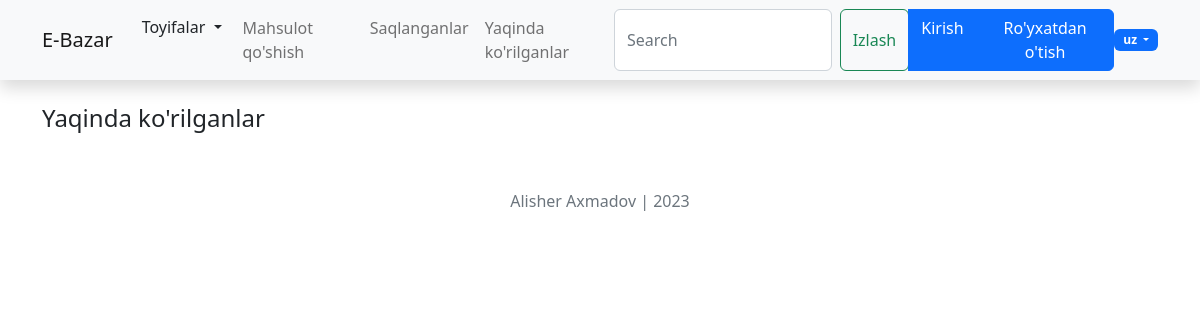
/uz/, run on an earlier commit of the app's database.
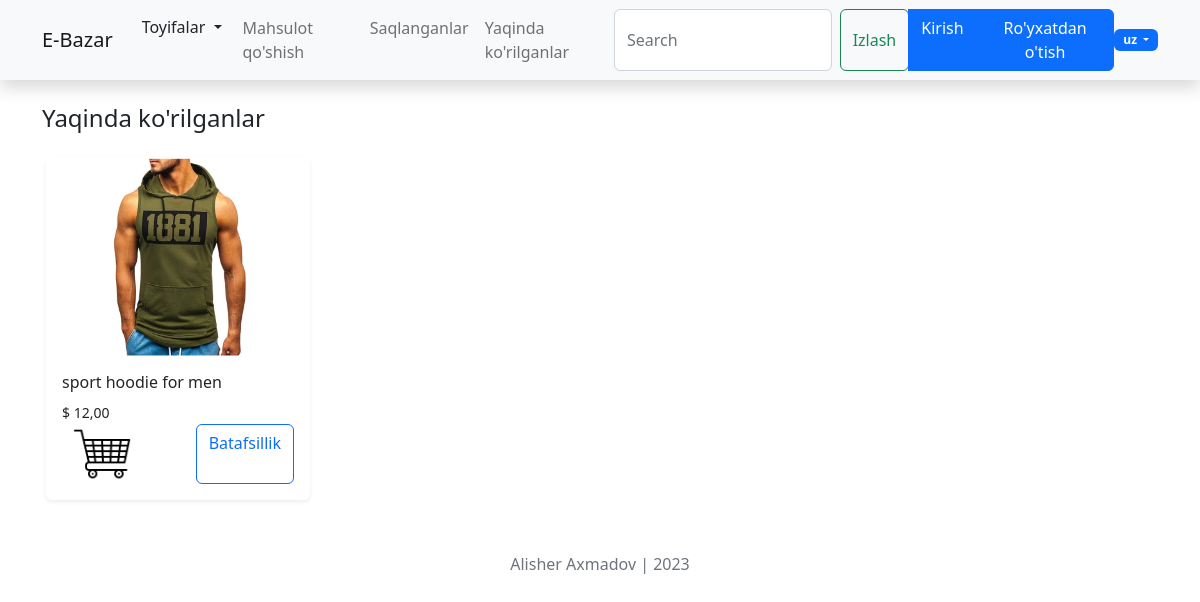
And on a later commit of the database.
### products/models.py (models this page shows, shortened)
class Product(models.Model):
    author = models.ForeignKey(CustomUser, on_delete=models.CASCADE)
    category = models.ForeignKey(Category, on_delete=models.CASCADE)
    title = models.CharField(max_length=150)
    description = models.TextField()
    price =  models.DecimalField(max_digits=10000000, decimal_places=2)
    address = models.CharField(max_length=150)
    phone_number = models.CharField(max_length=17)
    tg_username = models.CharField(max_length=100)
    date = models.DateTimeField(auto_now_add=True)
    class Meta:
        ordering = ('-id',)

class ProductImage(models.Model):
    product = models.ForeignKey(Product, on_delete=models.CASCADE)
    image = models.ImageField(upload_to='product_images')

### main/views.py (the view)
# urls.py: path('', IndexView.as_view(), name='index'),
class IndexView(View):
    def get(self, request):
        products = Product.objects.all()
        q = request.GET.get('q', '')
        if q:
            products = products.filter(title__icontains=q)
        return render(request, "index.html", {'products': products})

### main/views.py (called while the page is built)
def for_all_pages(request):
    categories = Category.objects.all()
    return {"categories": categories}

### templates/index.html (shortened to what this page needs)
{% extends "base.html" %}
{% load i18n %}
{% block content %}
   <div class="container">
    <div class=" w-100 mt-4">
        <h4 class="d-block" >{% trans "Recently Products" %}</h4>
        <div class="d-flex flex-wrap justify-content-between">
            {% for i in products %}
            <div class="card border border-0 shadow-sm d-inline-block m-1 mt-3" style="width: 16.5rem;" >
                {% if i.productimage_set.exists %}
                <img height="200" class=" card-img-top" src="{{i.productimage_set.all.first.image.url}}" alt="">
                {% else %}
                <img height="200" class=" card-img-top" src="images/14pro2.jfif" alt="">
                {% endif %}
                <div class="card-body">
                    <h6 class="align-center card-title">{{i.title}}</h6>
                    <span class="center card-text"><small>$ {{i.price}}</small></span>
                    <div class="buttons d-flex flex-wrap justify-content-between ">
                        <a href="{% url 'users:addremovesaved' i.id %}"> <img src="media/avatars/basket.png"  alt="Basket" width="80" height="60"> </a>
                        <a href="{% url 'products:detail' i.id %}" class="btn btn-outline-primary" >{% trans "Details" %}</a>
                    </div>
                </div>
            </div>
            {% endfor %}
        </div>
    </div>
</div>
{% endblock content %}

What changed in the data, as far as the page shows it:
added Product: productimage_set.all.first.image (picture), title "sport hoodie for men", price "12,00"
